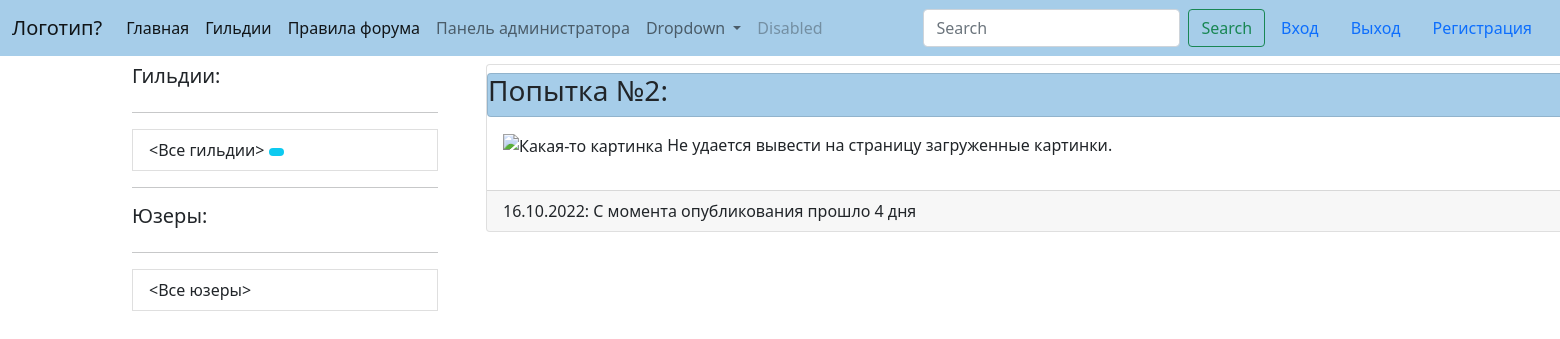
The page /ads/3 on the database its author committed.
### ads/models.py (models this page shows, shortened)
class Ad(m.Model):
    author = m.ForeignKey(
        to=settings.AUTH_USER_MODEL,
        on_delete=m.CASCADE,
        verbose_name="Автор",
        null=False,
        blank=False)
    title = m.CharField(
        verbose_name='Заголовок',
        max_length=100,
        null=False,
        blank=False)
    content = m.TextField(null=False,
                          blank=False)
    media_content = m.ImageField(upload_to="pics/%Y/%m/%d/", null=True, blank=True)
    created_at = m.DateTimeField(
        auto_now_add=True,
        verbose_name="Дата создания")
    updated_at = m.DateTimeField(
        auto_now=True,
        verbose_name="Дата редактирования")
    class Meta:
        ordering = ['-created_at']
        verbose_name = "Объявление"
        verbose_name_plural = 'Объявления'

### ads/views.py (the view)
# urls.py: path('ads/<int:ad_id>', av.ad_detail, name='ad_detail'),
def ad_detail(request, ad_id):
    ad = ads.Ad.objects.get(pk=ad_id)
    context = {'ad': ad}
    ad = get_object_or_404(ads.Ad, pk=ad_id)
    return render(request, 'ads/ad_detail.html', context)

### ads/templates/ads/ad_detail.html
{% extends 'Witebord/base.html' %}
{% block content %}
<div class="container mt-10">
        <div class="card mb-3 mt-10" style="width: 80rem;">
                <div class="card header mt-2" style="background-color: #a6cde9;">
                    <h3>{{ ad.title  }}:</h3>
                </div>
                <div class="card-body">
                        {% if ad.media_content %}
                            <img src="{{ ad.media_content.url }}" alt="Какая-то картинка" class="float-left">
                        {% else %}
                            <img src="https://randompicturegenerator.com/img/national-park-generator/g51b6ed108bf0bcfbce1555d91a34261220668f81518f4d2aad7e4626ac37926cf0462b3528692ef5e1b04243b6e7b5fe_640.jpg" alt="Какая-то картинка">
                        {% endif %}
                            {{ ad.content }}</p>
                </div>
                <div class="card-footer">
                    {{ ad.created_at|date:'d.m.Y' }}: С момента опубликования прошло {{ ad.created_at|timesince }}
                </div>
        </div>
</div>
{% endblock content %}

### rows shown on the page
Ad: title "Попытка №2", content "Не удается вывести на страницу загруженные картинки.", created_at "16.10.2022", created_at "4 дня"
